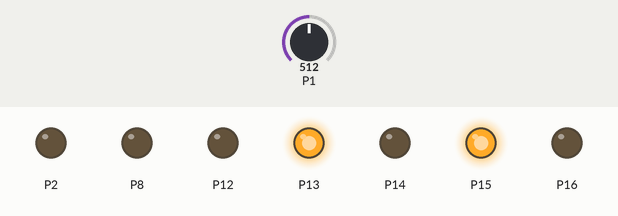
A program run on a simulated BBC micro:bit running MicroPython. Shown: output pins drawn as LEDs (lit = HIGH). Inputs (shaded band) come from the test bench; at power-on: P1 = 512 (analog values on the 0–1023 scale).

Above: at 1.2 s.
1.3 s: P1 set to 592
2.8 s: P1 set to 613
At 3.6 s:
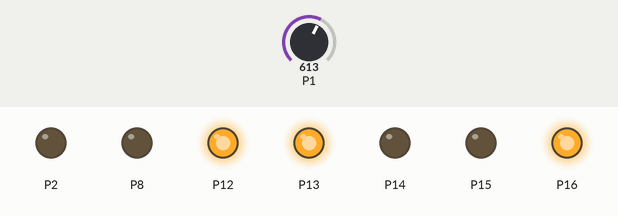
4.3 s: P1 set to 783
5.8 s: P1 set to 808
At 7.0 s:
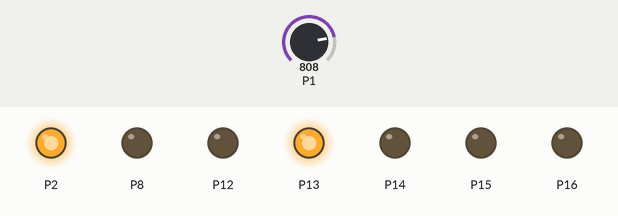
7.3 s: P1 set to 390
At 8.2 s:
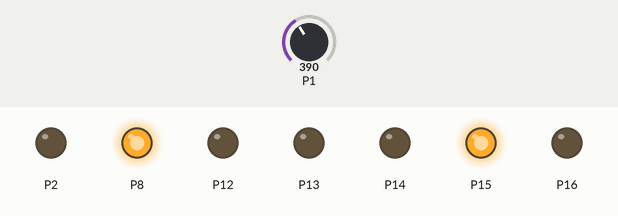
8.8 s: P1 set to 410
At 9.4 s:
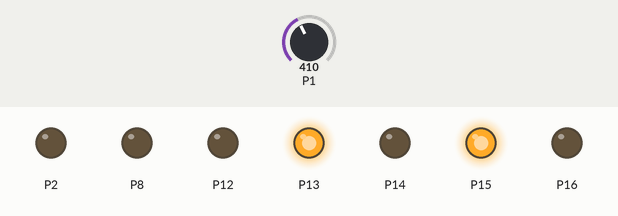
Timing chart, 0 to 11.3 s (numbered marks = the images above; inputs shaded):
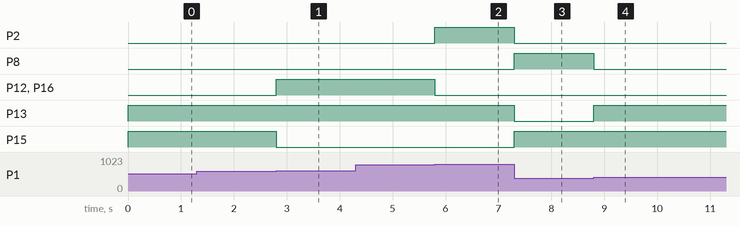

The program:

5-2.py
```python
from microbit import *
import random
display.clear()
pins=[pin16, pin2, pin8, pin12, pin13, pin14, pin15]
presets=[[0,0,0,0,0,1,0],[1,0,0,1,1,1,1],[0,0,1,0,0,0,1],[0,0,0,0,1,0,1],[1,0,0,1,1,0,0],[0,1,0,0,1,0,0],[0,1,0,0,0,0,0],[0,0,0,1,1,1,1],[0,0,0,0,0,0,0],[0,0,0,0,1,0,0]]
n=0
b=0
didit=0

while True:
    poten = pin1.read_analog() #0~1000
    if poten <200:
        n=1
    elif poten<400:
        n=2
    elif poten<600:
        n=3
    elif poten<800:
        n=4
    else:
        n=5

    for i in range(7):
        pins[i].write_digital(presets[n][i])
```

Measured:
- the behaviour switches between 599 and 600 on P1 (found by bisection; images 0 and 1)
- the behaviour switches between 799 and 800 on P1 (found by bisection; images 1 and 2)
- the behaviour switches between 399 and 400 on P1 (found by bisection; images 3 and 4)
- after the input at 1.3 s, every drawn part: stays the same
- after the input at 2.8 s, P12, P16: LOW → HIGH at once; P15: HIGH → LOW at once
- after the input at 4.3 s, every drawn part: stays the same
- after the input at 5.8 s, P2: LOW → HIGH at once; P12, P16: HIGH → LOW at once
- after the input at 7.3 s, P2, P13: HIGH → LOW at once; P8, P15: LOW → HIGH at once
- after the input at 8.8 s, P8: HIGH → LOW at once; P13: LOW → HIGH at once
